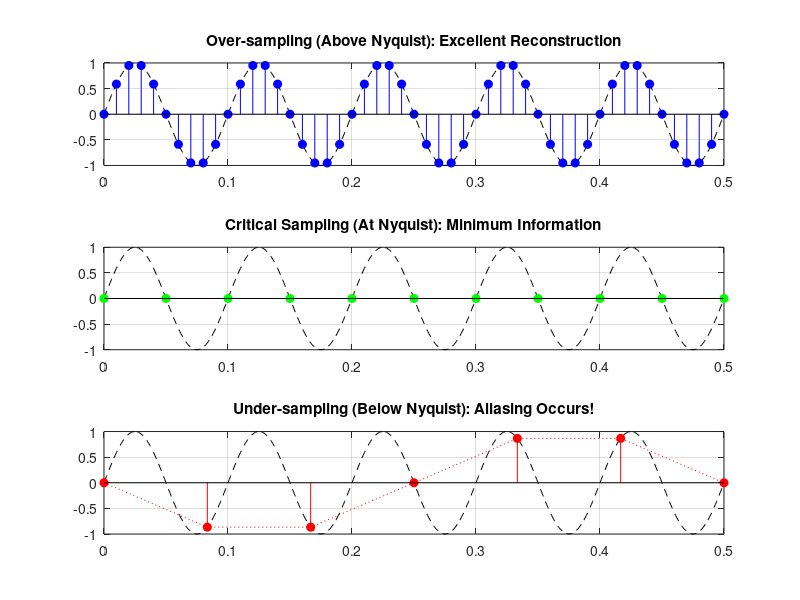

Recreate this plot in MATLAB.
% Parameters
f = 10;               % Signal frequency (10 Hz)
fs_nyquist = 2 * f;   % Nyquist Rate (20 Hz)
t_cont = 0:0.001:0.5; % "Continuous" time for reference
x_cont = sin(2*pi*f*t_cont);

% 1. Above Nyquist (fs = 100 Hz)
fs_above = 100;
n_above = 0:1/fs_above:0.5;
x_above = sin(2*pi*f*n_above);

% 2. At Nyquist (fs = 20 Hz)
fs_at = 20;
n_at = 0:1/fs_at:0.5;
x_at = sin(2*pi*f*n_at);

% 3. Below Nyquist (fs = 12 Hz) - Expect Aliasing!
fs_below = 12;
n_below = 0:1/fs_below:0.5;
x_below = sin(2*pi*f*n_below);

% --- Plotting ---
figure('Name', 'Sampling and Aliasing');

% Plot 1: Above Nyquist
subplot(3, 1, 1);
plot(t_cont, x_cont, 'k--'); hold on;
stem(n_above, x_above, 'filled', 'b');
title('Over-sampling (Above Nyquist): Excellent Reconstruction');
grid on;

% Plot 2: At Nyquist
subplot(3, 1, 2);
plot(t_cont, x_cont, 'k--'); hold on;
stem(n_at, x_at, 'filled', 'g');
title('Critical Sampling (At Nyquist): Minimum Information');
grid on;

% Plot 3: Below Nyquist
subplot(3, 1, 3);
plot(t_cont, x_cont, 'k--'); hold on;
stem(n_below, x_below, 'filled', 'r');
plot(n_below, x_below, 'r:'); % Draw the "fake" alias wave
title('Under-sampling (Below Nyquist): Aliasing Occurs!');
grid on;
